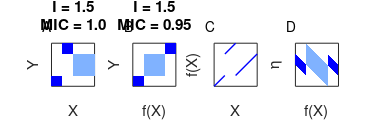

Recreate this plot in MATLAB.
%% Creates Fig. S2
clear all
close all
clc

width = 9.5;
height = 3.3;
font_size = 7;
letter_size = 10;
title_font_size = 8;
figure('paperpositionmode', 'auto', 'units', 'centimeters', 'position', [0 0 width height])

% Set display characteristics
tics = [];
title_x = -.2;
title_y = 1.67;
label_x = -.2;
label_y = 1.4;
sparse_color = [.5 .7 1];
dense_color = [0 0 1];
panels = 'ABCD';
subplots = [1 2 3 4];
num_plots = numel(subplots);

% Draw each panel, panel label, and other markup
for n=1:num_plots
    
    subplot(1,4,subplots(n));
    set(gca, 'fontsize', font_size)
    switch n
        case 1,
            fill(.25*[0 1  1  0], .25*[0 0 1 1], dense_color, 'linestyle', 'none')
            hold on
            fill(.25+.25*[0 1  1  0], .75+.25*[0 0 1 1], dense_color , 'linestyle', 'none')
            fill(.5+.5*[0 1  1  0], .25+.5*[0 0 1 1], sparse_color, 'linestyle', 'none')
            t = {'I = 1.5','MIC = 1.0'};
            x_label = 'X';
            y_label = 'Y';
            
        case 2,
            fill(.25*[0 1  1  0], .25*[0 0 1 1], dense_color, 'linestyle', 'none')
            hold on
            fill(.25+.5*[0 1  1  0], .25+.5*[0 0 1 1], sparse_color, 'linestyle', 'none')
            fill(.75+.25*[0 1  1  0], .75+.25*[0 0 1 1], dense_color , 'linestyle', 'none')
            t = {'I = 1.5','MIC = 0.95'};
            x_label = 'f(X)';
            y_label = 'Y';
            
        case 3,
            x = [0 1];
            y = [0 1];
            plot(.25*x, .25*y, '-b', 'linewidth', 1)
            hold on
            plot(.25+.25*x, .75+.25*y, '-b', 'linewidth', 1)
            plot(.5+.5*x, .25+.5*y, '-b', 'linewidth', 1)
            t = ' ';
            x_label = 'X';
            y_label = 'f(X)';
            
        case 4,
            fill(.25*[0 0 1 1], .5+.25*[0 1 0 -1], dense_color, 'linestyle', 'none')
            hold on
            fill(.25+.5*[0 0 1 1], .5+.5*[0 1 0 -1], sparse_color, 'linestyle', 'none')
            fill(.75+.25*[0 0 1 1], .5+.25*[0 1 0 -1], dense_color, 'linestyle', 'none')
            t = ' ';
            x_label = 'f(X)';
            y_label = '\eta';
            
        otherwise,
    end
    
    set(gca, 'xtick', tics, 'ytick', tics, 'xlim', [0 1], 'ylim', [0 1], 'linewidth', 0.5, 'box', 'on')
    text(label_x , label_y, panels(n), 'fontsize', letter_size )
    axis image
    title(t);
    xlabel(x_label)
    ylabel(y_label)
end


% Save figure
saveas(gcf, 'figures/figS2.eps', 'epsc')